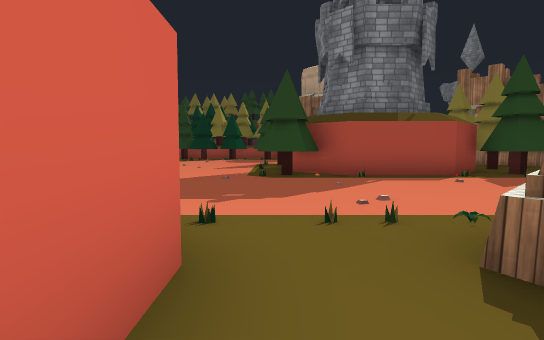
[1] (above)

24 first-person views from a walk through a 3-D level made in the Unity game engine. The camera is 1.3 m above the floor, tilts 4° down and sees 80° across. Doors are open. The floor is counted in squares, 2 m on a side. Each view is taken from the middle of a square. On the plan, view 1 faces up. The plan holds only what a view shows up to about 10 squares ahead; the rest is blank. The place goes on beyond the plan. Some surface patterns are stand-ins.

[2]
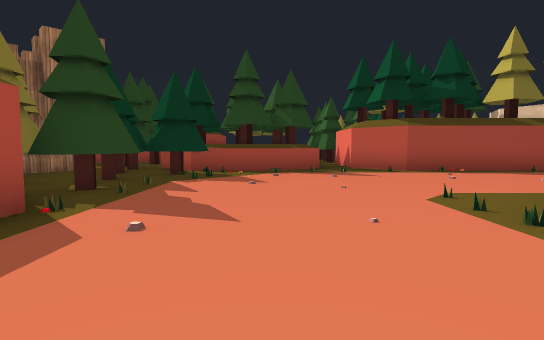

[3]
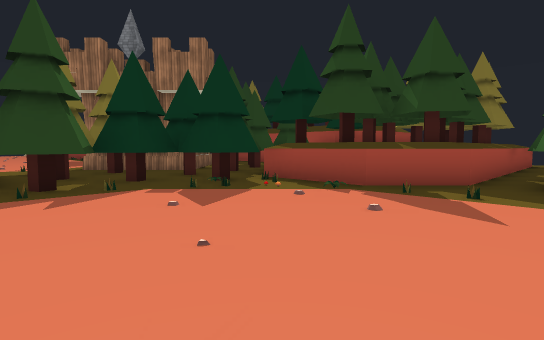

[4]
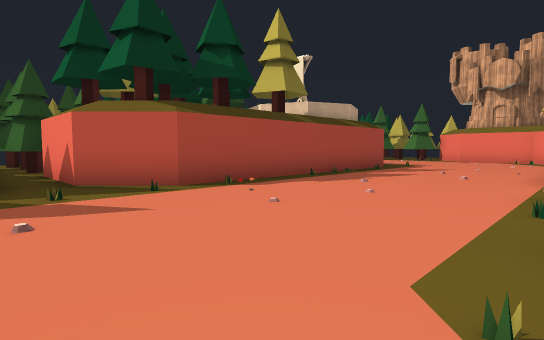

[5]
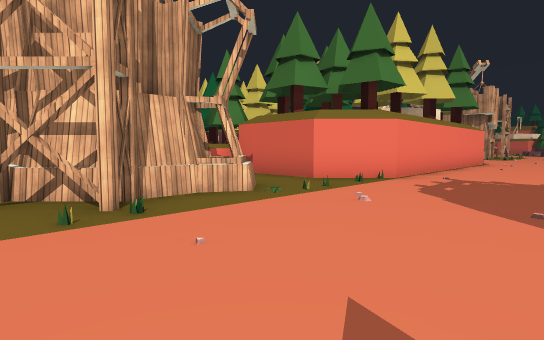

[6]
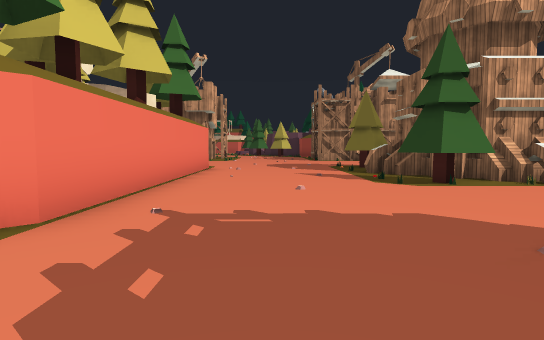

[7]
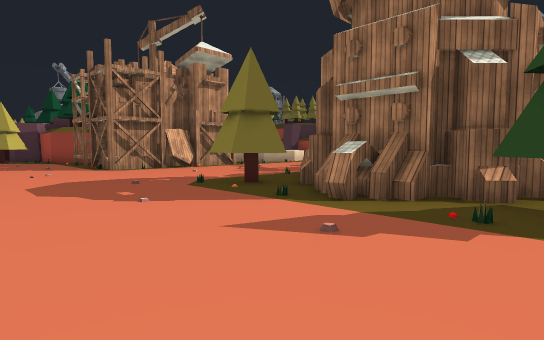

[8]
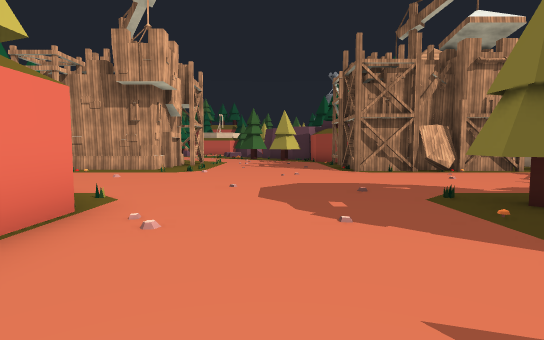

[9]
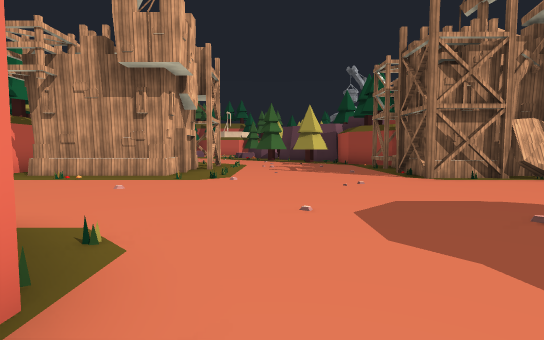

[10]
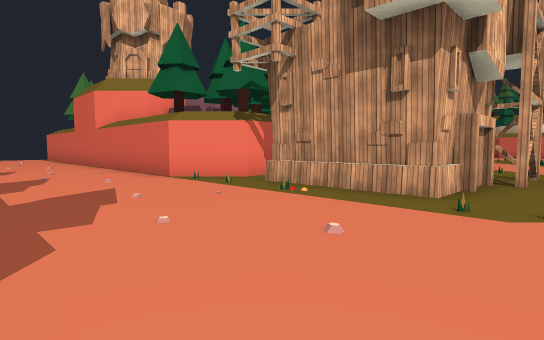

[11]
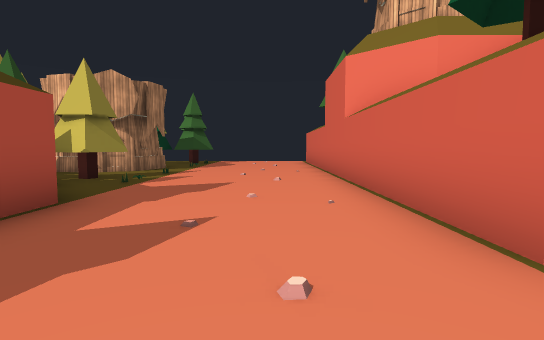

[12]
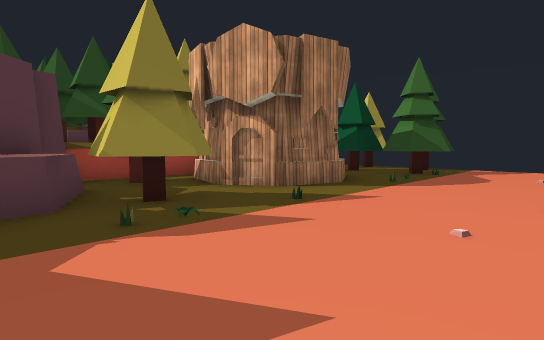

[13]
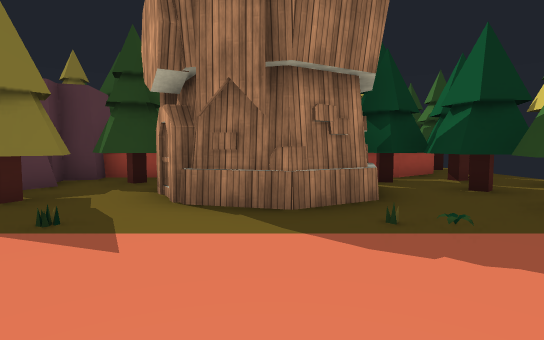

[14]
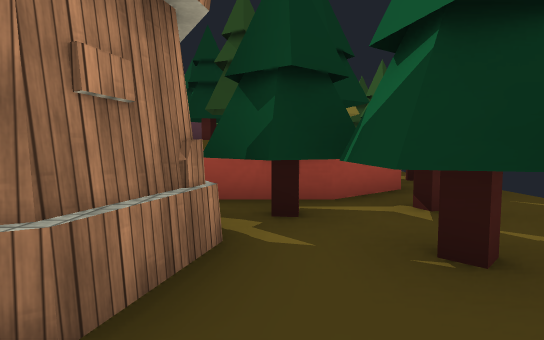

[15]
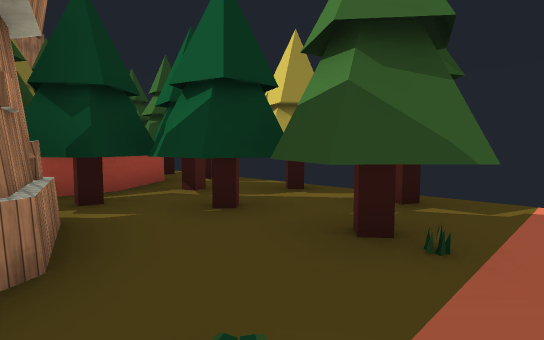

[16]
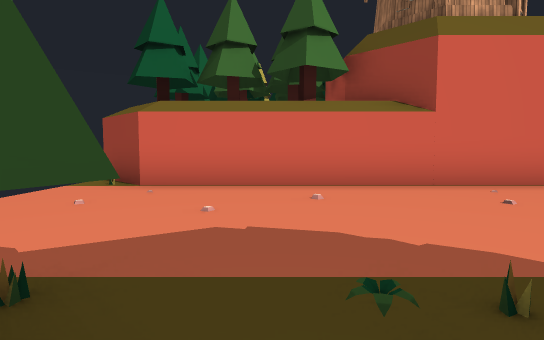

[17]
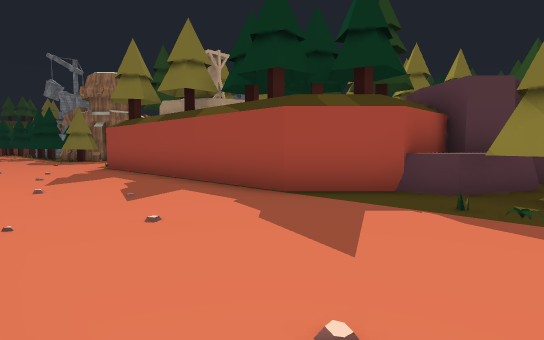

[18]
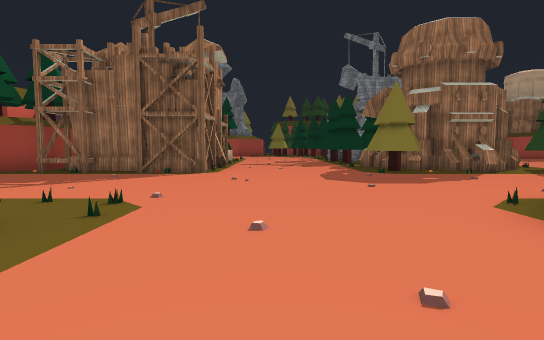

[19]
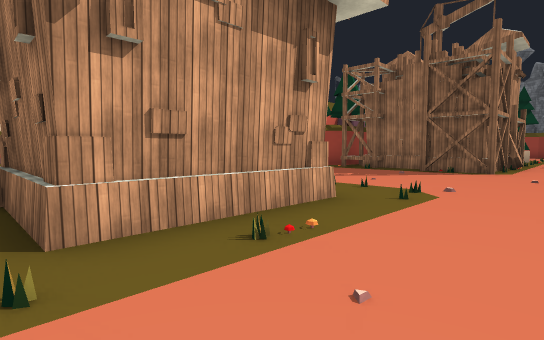

[20]
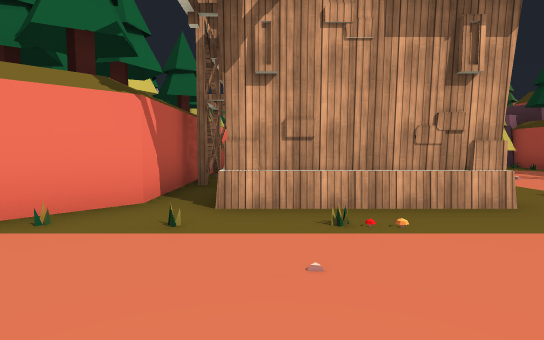

[21]
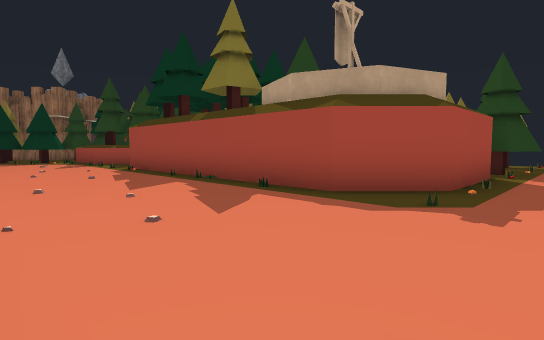

[22]
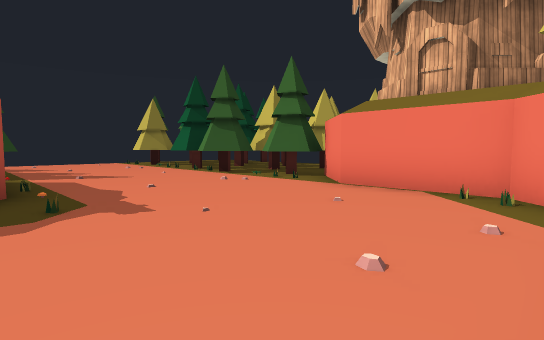

[23]
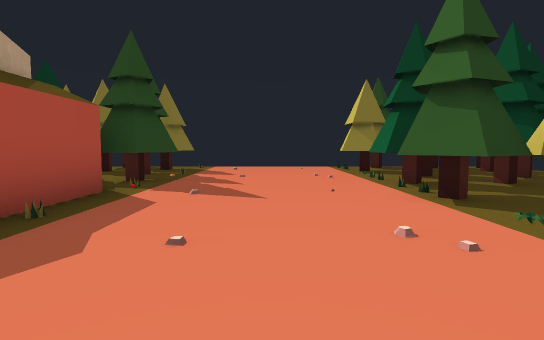

[24]
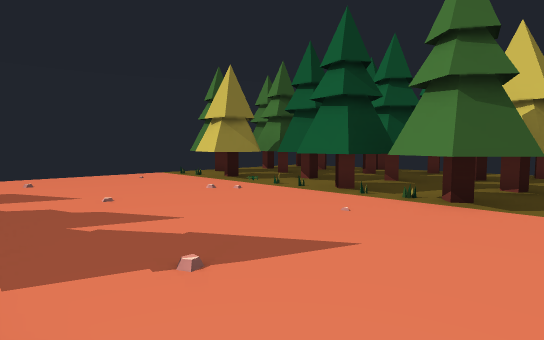

### Floor plan
Key: @ floor where view 1 was taken; # wall or solid block; x gap in a wall; . floor; = window, fence, low wall or low ledge; ^ raised ledge; T tree; R rock; O other object.
Columns run from 19 left of view 1 to 17 right of it. Each row starts with its distance up from view 1.
  9     #......###......#  ##TT TTTOOO
  8 #####....T###.T....T####.TTTTTTT
  7 ...................T........TTTT
  6 .............................^T# #T
  5 .............................^TT ^T
  4 ..............................^#TTTTT
  3  .........########..#......... ==## T
  2 ##.......##      ##..^##......##### T
  1  ###.....#        #..####....##
  0   ##.....#        #@   #.....#
 -1 ####.....#        #^     ....#
 -2 ##.......#        TO     ....#
 -3  ###.....#               ....#      O
 -4    ##....#               ....#     OO
 -5     #....#               ....#     TT
 -6     #....#    RTT        ....##    TT
 -7     #.....RR# R          .....####TTT
 -8     #....TRR## T         .........T..
 -9     #....TT.xTTT         ............
-10     #.......TTT           ...........
-11     #.....###^T TT       ............
-12     #.....#   TTT  RR    ####.T.TT##.
-13     #.....###^ TT           ##TTTT##T
-14     #.......TTT TTT           T TTTTT
-15     #....TTTTTTOOTOO             #T#T
-16    ##....TTT#TOTTTTT             TTTT
-17    #.....TTTTOOTTTTTT             TTT
-18    #       T

Positions as (right, up) in squares from view 1, and headings:
1: (0, 0), facing up
2: (1, 5), facing right
3: (5, 2), facing up-right
4: (5, 4), facing down-right
5: (5, 6), facing down-left
6: (1, 5), facing left
7: (-5, 4), facing up-left
8: (-6, 5), facing left
9: (-8, 4), facing left
10: (-11, 3), facing down-left
11: (-13, -2), facing down
12: (-13, -7), facing down-right
13: (-13, -12), facing right
14: (-10, -14), facing right
15: (-11, -13), facing down-right
16: (-9, -14), facing left
17: (-14, -9), facing up-right
18: (-13, -1), facing up
19: (-13, -2), facing up-left
20: (-12, -1), facing left
21: (6, -9), facing up-right
22: (6, -7), facing down-right
23: (9, -10), facing right
24: (12, -8), facing down-right
